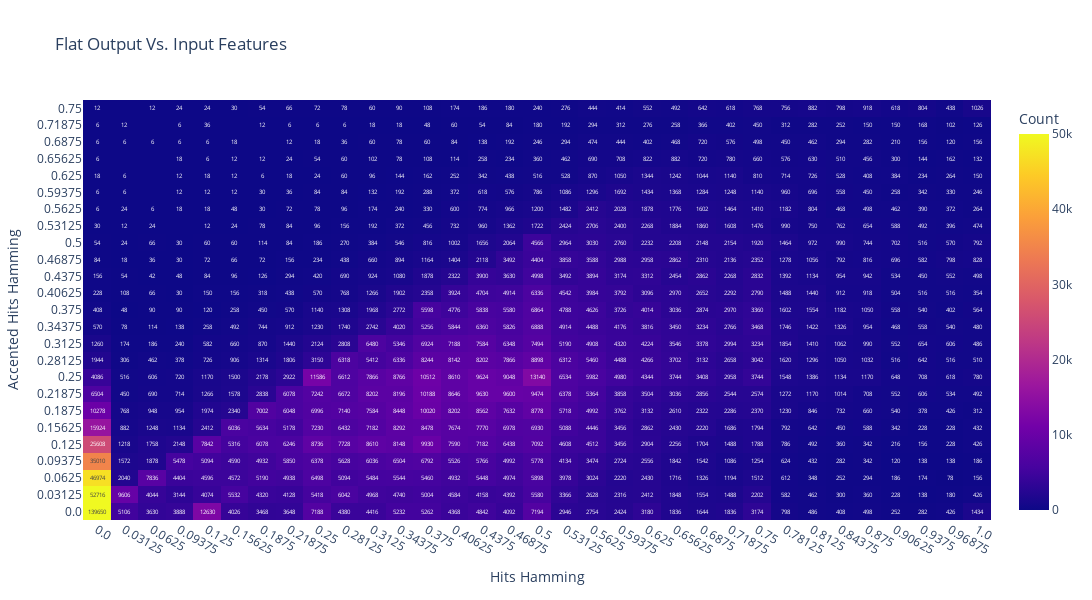

Notebook source saved alongside this figure:
### Code cell
# clip accents at 0.75
clipped_accents = [min(v, 0.75) for v in loaded_datasets["OF_Input Hamming Accent"]]

plot_scatter_distribution(
    feat1=loaded_datasets["OF_Input Hamming"],
    feat2=clipped_accents,
    xlabel="Hits Hamming",
    ylabel="Accented Hits Hamming",
    title="Flat Output Vs. Input Features"
)
create_heatmap_histogram_from_lists(
    feat1=loaded_datasets["OF_Input Hamming"],
    feat2=clipped_accents,
    xlabel="Hits Hamming",
    ylabel="Accented Hits Hamming",
    title="Flat Output Vs. Input Features",
    clip_counts_at=50000,
    saturate_colors_only=True
)

### Figure 1 — Plotly figure (JSON) as saved in the notebook; plotly's stock layout.template omitted (floating-point values rounded to 4 significant figures; data arrays with more than 128 entries replaced by an {"elided": "..."} marker saying what was removed)
{"data": [{"colorbar": {"title": {"text": "Count"}}, "colorscale": [[0.0, "#0d0887"], [0.1111, "#46039f"], [0.2222, "#7201a8"], [0.3333, "#9c179e"], [0.4444, "#bd3786"], [0.5556, "#d8576b"], [0.6667, "#ed7953"], [0.7778, "#fb9f3a"], [0.8889, "#fdca26"], [1.0, "#f0f921"]], "hovertemplate": "Hits Hamming: %{x}<br>Accented Hits Hamming: %{y}<br>Count: %{z}<extra></extra>", "showscale": true, "text": {"elided": "25x33 str values"}, "textfont": {"size": 6}, "texttemplate": "%{text}", "x": ["0.0", "0.03125", "0.0625", "0.09375", "0.125", "0.15625", "0.1875", "0.21875", "0.25", "0.28125", "0.3125", "0.34375", "0.375", "0.40625", "0.4375", "0.46875", "0.5", "0.53125", "0.5625", "0.59375", "0.625", "0.65625", "0.6875", "0.71875", "0.75", "0.78125", "0.8125", "0.84375", "0.875", "0.90625", "0.9375", "0.96875", "1.0"], "y": ["0.0", "0.03125", "0.0625", "0.09375", "0.125", "0.15625", "0.1875", "0.21875", "0.25", "0.28125", "0.3125", "0.34375", "0.375", "0.40625", "0.4375", "0.46875", "0.5", "0.53125", "0.5625", "0.59375", "0.625", "0.65625", "0.6875", "0.71875", "0.75"], "z": {"elided": "25x33 int values"}, "zmax": 50000, "zmin": 0, "type": "heatmap"}], "layout": {"title": {"text": "Flat Output Vs. Input Features"}, "xaxis": {"title": {"text": "Hits Hamming"}}, "yaxis": {"title": {"text": "Accented Hits Hamming"}}, "width": 1200, "height": 600}}
